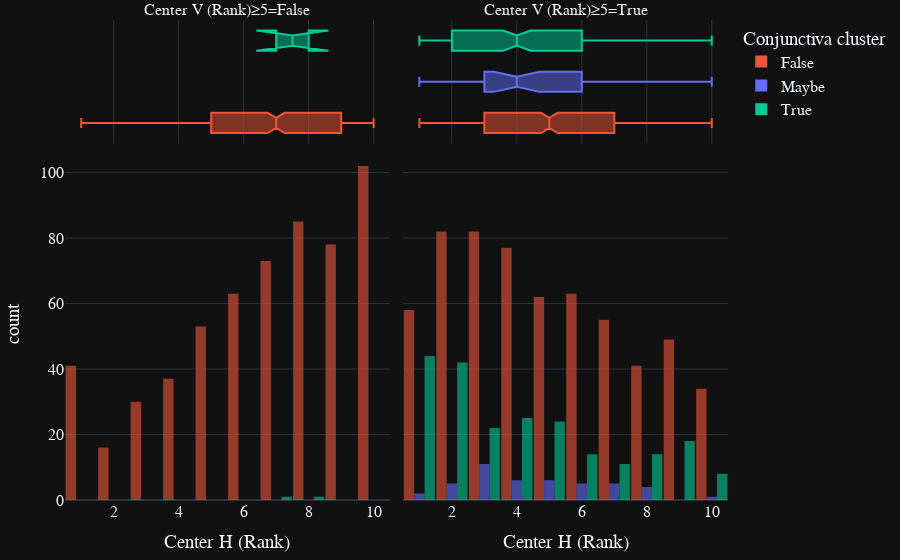

Notebook code cell kept with this figure:
### Code cell
fig = px.histogram(all_metrics_flat, x="Ranks-Color-Center-H", marginal="box", opacity=0.6,
                   barmode="group",
                   facet_col="Ranks-Color-Center-V>=5",
                   color="Labels-Value", color_discrete_map=color_discrete_map,
                category_orders=category_orders, labels=var_labels, template=plotly_template)
fig.update_layout(bargap=0.04)
fig.update_layout(font=dict(family="Arial",size=16,), margin=dict(l=20, r=20, t=20, b=20))
fig.show()
title = "HSV histogram with box plot- H val split at V rank>=5"
save_plotly_figure(fig, title)

### Figure 1 — Plotly figure (JSON) as saved in the notebook; plotly's stock layout.template omitted (floating-point values rounded to 4 significant figures; data arrays with more than 128 entries replaced by an {"elided": "..."} marker saying what was removed)
{"data": [{"alignmentgroup": "True", "bingroup": "x", "hovertemplate": "Conjunctiva cluster=False<br>Center V (Rank)≥5=False<br>Center H (Rank)=%{x}<br>count=%{y}<extra></extra>", "legendgroup": "False", "marker": {"color": "#EF553B", "opacity": 0.6, "pattern": {"shape": ""}}, "name": "False", "offsetgroup": "False", "orientation": "v", "showlegend": true, "x": {"elided": "578 int values"}, "xaxis": "x", "yaxis": "y", "type": "histogram"}, {"alignmentgroup": "True", "hovertemplate": "Conjunctiva cluster=False<br>Center V (Rank)≥5=False<br>Center H (Rank)=%{x}<extra></extra>", "legendgroup": "False", "marker": {"color": "#EF553B"}, "name": "False", "notched": true, "offsetgroup": "False", "showlegend": false, "x": {"elided": "578 int values"}, "xaxis": "x3", "yaxis": "y3", "type": "box"}, {"alignmentgroup": "True", "bingroup": "x", "hovertemplate": "Conjunctiva cluster=False<br>Center V (Rank)≥5=True<br>Center H (Rank)=%{x}<br>count=%{y}<extra></extra>", "legendgroup": "False", "marker": {"color": "#EF553B", "opacity": 0.6, "pattern": {"shape": ""}}, "name": "False", "offsetgroup": "False", "orientation": "v", "showlegend": false, "x": {"elided": "603 int values"}, "xaxis": "x2", "yaxis": "y2", "type": "histogram"}, {"alignmentgroup": "True", "hovertemplate": "Conjunctiva cluster=False<br>Center V (Rank)≥5=True<br>Center H (Rank)=%{x}<extra></extra>", "legendgroup": "False", "marker": {"color": "#EF553B"}, "name": "False", "notched": true, "offsetgroup": "False", "showlegend": false, "x": {"elided": "603 int values"}, "xaxis": "x4", "yaxis": "y4", "type": "box"}, {"alignmentgroup": "True", "bingroup": "x", "hovertemplate": "Conjunctiva cluster=Maybe<br>Center V (Rank)≥5=True<br>Center H (Rank)=%{x}<br>count=%{y}<extra></extra>", "legendgroup": "Maybe", "marker": {"color": "#636EFA", "opacity": 0.6, "pattern": {"shape": ""}}, "name": "Maybe", "offsetgroup": "Maybe", "orientation": "v", "showlegend": true, "x": [2, 4, 5, 6, 2, 3, 2, 5, 3, 4, 8, 6, 3, 3, 5, 1, 6, 2, 3, 7, 3, 10, 8, 5, 1, 4, 4, 3, 2, 4, 7, 7, 5, 3, 8, 4, 6, 3, 5, 3, 3, 8, 7, 7, 6], "xaxis": "x2", "yaxis": "y2", "type": "histogram"}, {"alignmentgroup": "True", "hovertemplate": "Conjunctiva cluster=Maybe<br>Center V (Rank)≥5=True<br>Center H (Rank)=%{x}<extra></extra>", "legendgroup": "Maybe", "marker": {"color": "#636EFA"}, "name": "Maybe", "notched": true, "offsetgroup": "Maybe", "showlegend": false, "x": [2, 4, 5, 6, 2, 3, 2, 5, 3, 4, 8, 6, 3, 3, 5, 1, 6, 2, 3, 7, 3, 10, 8, 5, 1, 4, 4, 3, 2, 4, 7, 7, 5, 3, 8, 4, 6, 3, 5, 3, 3, 8, 7, 7, 6], "xaxis": "x4", "yaxis": "y4", "type": "box"}, {"alignmentgroup": "True", "bingroup": "x", "hovertemplate": "Conjunctiva cluster=True<br>Center V (Rank)≥5=False<br>Center H (Rank)=%{x}<br>count=%{y}<extra></extra>", "legendgroup": "True", "marker": {"color": "#00CC96", "opacity": 0.6, "pattern": {"shape": ""}}, "name": "True", "offsetgroup": "True", "orientation": "v", "showlegend": true, "x": [8, 7], "xaxis": "x", "yaxis": "y", "type": "histogram"}, {"alignmentgroup": "True", "hovertemplate": "Conjunctiva cluster=True<br>Center V (Rank)≥5=False<br>Center H (Rank)=%{x}<extra></extra>", "legendgroup": "True", "marker": {"color": "#00CC96"}, "name": "True", "notched": true, "offsetgroup": "True", "showlegend": false, "x": [8, 7], "xaxis": "x3", "yaxis": "y3", "type": "box"}, {"alignmentgroup": "True", "bingroup": "x", "hovertemplate": "Conjunctiva cluster=True<br>Center V (Rank)≥5=True<br>Center H (Rank)=%{x}<br>count=%{y}<extra></extra>", "legendgroup": "True", "marker": {"color": "#00CC96", "opacity": 0.6, "pattern": {"shape": ""}}, "name": "True", "offsetgroup": "True", "orientation": "v", "showlegend": false, "x": {"elided": "222 int values"}, "xaxis": "x2", "yaxis": "y2", "type": "histogram"}, {"alignmentgroup": "True", "hovertemplate": "Conjunctiva cluster=True<br>Center V (Rank)≥5=True<br>Center H (Rank)=%{x}<extra></extra>", "legendgroup": "True", "marker": {"color": "#00CC96"}, "name": "True", "notched": true, "offsetgroup": "True", "showlegend": false, "x": {"elided": "222 int values"}, "xaxis": "x4", "yaxis": "y4", "type": "box"}], "layout": {"xaxis": {"anchor": "y", "domain": [0.0, 0.49], "title": {"text": "Center H (Rank)"}}, "yaxis": {"anchor": "x", "domain": [0.0, 0.7326], "title": {"text": "count"}}, "xaxis2": {"anchor": "y2", "domain": [0.51, 1.0], "matches": "x", "title": {"text": "Center H (Rank)"}}, "yaxis2": {"anchor": "x2", "domain": [0.0, 0.7326], "matches": "y", "showticklabels": false}, "xaxis3": {"anchor": "y3", "domain": [0.0, 0.49], "matches": "x", "showticklabels": false, "showgrid": true}, "yaxis3": {"anchor": "x3", "domain": [0.7426, 1.0], "matches": "y3", "showticklabels": false, "showline": false, "ticks": "", "showgrid": false}, "xaxis4": {"anchor": "y4", "domain": [0.51, 1.0], "matches": "x", "showticklabels": false, "showgrid": true}, "yaxis4": {"anchor": "x4", "domain": [0.7426, 1.0], "matches": "y3", "showticklabels": false, "showline": false, "ticks": "", "showgrid": false}, "annotations": [{"font": {}, "showarrow": false, "text": "Center V (Rank)≥5=False", "x": 0.245, "xanchor": "center", "xref": "paper", "y": 1.0, "yanchor": "bottom", "yref": "paper"}, {"font": {}, "showarrow": false, "text": "Center V (Rank)≥5=True", "x": 0.755, "xanchor": "center", "xref": "paper", "y": 1.0, "yanchor": "bottom", "yref": "paper"}], "legend": {"title": {"text": "Conjunctiva cluster"}, "tracegroupgap": 0}, "margin": {"t": 20, "l": 20, "r": 20, "b": 20}, "barmode": "group", "bargap": 0.04, "font": {"family": "Arial", "size": 16}}}
